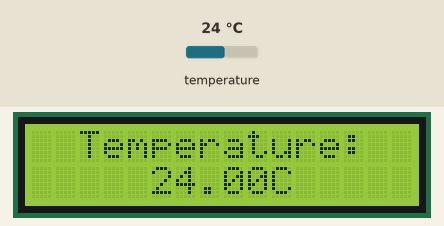
Simulated run of this sketch. Board: Arduino Uno, built with avr-gcc and run on an emulated ATmega328P. On the bench: 16×2 character LCD. Inputs (shaded band) come from the test bench; at power-on: temperature 24 °C.

Above: at 1.2 s.
1.3 s: temperature set to 12 °C
At 2.1 s:
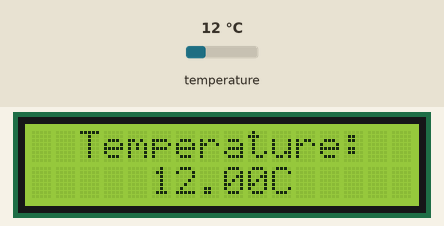
3.1 s: temperature set to 19 °C
At 4.3 s:
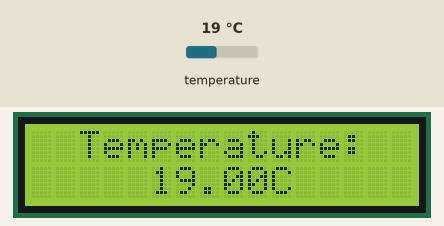
4.6 s: temperature set to 28 °C
At 5.7 s:
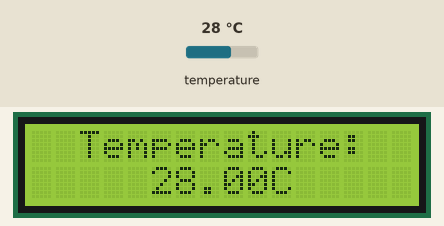
Timing chart, 0 to 7.6 s (numbered marks = the images above; inputs shaded):
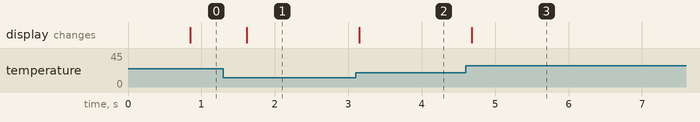

The sketch:

18b20.ino
```cpp
#include <OneWire.h>
#include <DallasTemperature.h>
#include <LiquidCrystal.h>
#define ONE_WIRE_BUS 7

  OneWire oneWire(ONE_WIRE_BUS);
  DallasTemperature sensors(&oneWire);

  const int rs = 12, en = 11, d4 = 5,d5 = 4,d6 =3,d7 = 2;
  LiquidCrystal lcd(rs, en, d4, d5, d6, d7);

void setup() {
  lcd.begin(16, 2);
  sensors.begin();
  lcd.clear();
  }

void loop() {

  lcd.setCursor(2,0);
  sensors.requestTemperatures();
  lcd.print("Temperature:");

  lcd.setCursor(5,1);
  int temp = digitalRead(7);
  lcd.print(sensors.getTempCByIndex(0));
  lcd.print("C");
}
```

Measured:
- after the input at 1.3 s, the display: changes after 0.31 s (image 1)
- after the input at 3.1 s, the display: changes after 0.05 s (image 2)
- after the input at 4.6 s, the display: changes after 0.08 s (image 3)
